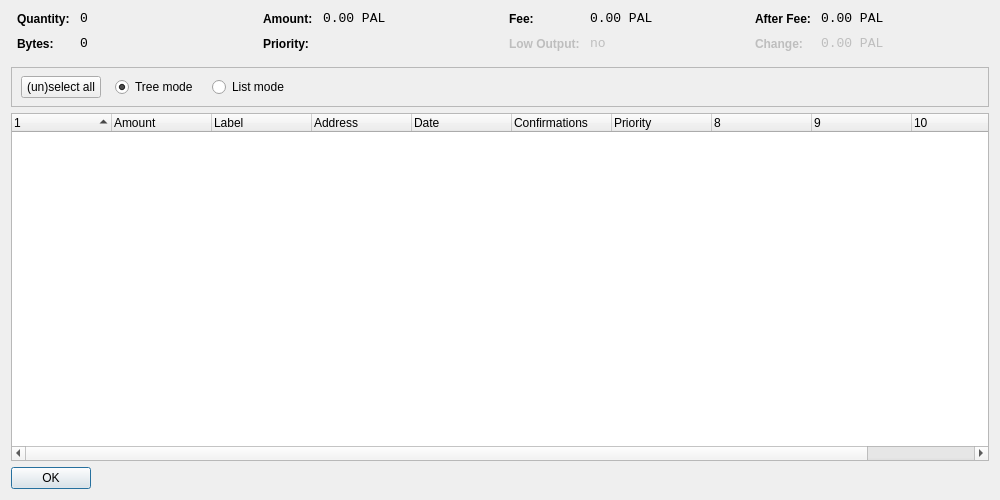
<?xml version="1.0" encoding="UTF-8"?>
<ui version="4.0">
 <class>CoinControlDialog</class>
 <widget class="QDialog" name="CoinControlDialog">
  <property name="geometry">
   <rect>
    <x>0</x>
    <y>0</y>
    <width>1000</width>
    <height>500</height>
   </rect>
  </property>
  <property name="windowTitle">
   <string>Coin Control</string>
  </property>
  <layout class="QVBoxLayout" name="verticalLayout">
   <item>
    <layout class="QHBoxLayout" name="horizontalLayoutTop" stretch="0,0,0,0">
     <property name="topMargin">
      <number>0</number>
     </property>
     <property name="bottomMargin">
      <number>10</number>
     </property>
     <item>
      <layout class="QFormLayout" name="formLayoutCoinControl1">
       <property name="horizontalSpacing">
        <number>10</number>
       </property>
       <property name="verticalSpacing">
        <number>10</number>
       </property>
       <property name="leftMargin">
        <number>6</number>
       </property>
       <property name="rightMargin">
        <number>6</number>
       </property>
       <item row="0" column="0">
        <widget class="QLabel" name="labelCoinControlQuantityText">
         <property name="styleSheet">
          <string notr="true">font-weight:bold;</string>
         </property>
         <property name="text">
          <string>Quantity:</string>
         </property>
        </widget>
       </item>
       <item row="0" column="1">
        <widget class="QLabel" name="labelCoinControlQuantity">
         <property name="font">
          <font>
           <family>Monospace</family>
           <pointsize>10</pointsize>
          </font>
         </property>
         <property name="cursor">
          <cursorShape>IBeamCursor</cursorShape>
         </property>
         <property name="contextMenuPolicy">
          <enum>Qt::ActionsContextMenu</enum>
         </property>
         <property name="text">
          <string notr="true">0</string>
         </property>
         <property name="textInteractionFlags">
          <set>Qt::LinksAccessibleByMouse|Qt::TextSelectableByKeyboard|Qt::TextSelectableByMouse</set>
         </property>
        </widget>
       </item>
       <item row="1" column="0">
        <widget class="QLabel" name="labelCoinControlBytesText">
         <property name="styleSheet">
          <string notr="true">font-weight:bold;</string>
         </property>
         <property name="text">
          <string>Bytes:</string>
         </property>
        </widget>
       </item>
       <item row="1" column="1">
        <widget class="QLabel" name="labelCoinControlBytes">
         <property name="font">
          <font>
           <family>Monospace</family>
           <pointsize>10</pointsize>
          </font>
         </property>
         <property name="cursor">
          <cursorShape>IBeamCursor</cursorShape>
         </property>
         <property name="contextMenuPolicy">
          <enum>Qt::ActionsContextMenu</enum>
         </property>
         <property name="text">
          <string notr="true">0</string>
         </property>
         <property name="textInteractionFlags">
          <set>Qt::LinksAccessibleByMouse|Qt::TextSelectableByKeyboard|Qt::TextSelectableByMouse</set>
         </property>
        </widget>
       </item>
      </layout>
     </item>
     <item>
      <layout class="QFormLayout" name="formLayoutCoinControl2">
       <property name="horizontalSpacing">
        <number>10</number>
       </property>
       <property name="verticalSpacing">
        <number>10</number>
       </property>
       <property name="leftMargin">
        <number>6</number>
       </property>
       <property name="rightMargin">
        <number>6</number>
       </property>
       <item row="0" column="0">
        <widget class="QLabel" name="labelCoinControlAmountText">
         <property name="styleSheet">
          <string notr="true">font-weight:bold;</string>
         </property>
         <property name="text">
          <string>Amount:</string>
         </property>
        </widget>
       </item>
       <item row="0" column="1">
        <widget class="QLabel" name="labelCoinControlAmount">
         <property name="font">
          <font>
           <family>Monospace</family>
           <pointsize>10</pointsize>
          </font>
         </property>
         <property name="cursor">
          <cursorShape>IBeamCursor</cursorShape>
         </property>
         <property name="contextMenuPolicy">
          <enum>Qt::ActionsContextMenu</enum>
         </property>
         <property name="text">
          <string notr="true">0.00 PAL</string>
         </property>
         <property name="textInteractionFlags">
          <set>Qt::LinksAccessibleByMouse|Qt::TextSelectableByKeyboard|Qt::TextSelectableByMouse</set>
         </property>
        </widget>
       </item>
       <item row="1" column="0">
        <widget class="QLabel" name="labelCoinControlPriorityText">
         <property name="styleSheet">
          <string notr="true">font-weight:bold;</string>
         </property>
         <property name="text">
          <string>Priority:</string>
         </property>
        </widget>
       </item>
       <item row="1" column="1">
        <widget class="QLabel" name="labelCoinControlPriority">
         <property name="font">
          <font>
           <family>Monospace</family>
           <pointsize>10</pointsize>
          </font>
         </property>
         <property name="cursor">
          <cursorShape>IBeamCursor</cursorShape>
         </property>
         <property name="contextMenuPolicy">
          <enum>Qt::ActionsContextMenu</enum>
         </property>
         <property name="text">
          <string/>
         </property>
         <property name="textInteractionFlags">
          <set>Qt::LinksAccessibleByMouse|Qt::TextSelectableByKeyboard|Qt::TextSelectableByMouse</set>
         </property>
        </widget>
       </item>
      </layout>
     </item>
     <item>
      <layout class="QFormLayout" name="formLayoutCoinControl3">
       <property name="horizontalSpacing">
        <number>10</number>
       </property>
       <property name="verticalSpacing">
        <number>10</number>
       </property>
       <property name="leftMargin">
        <number>6</number>
       </property>
       <property name="rightMargin">
        <number>6</number>
       </property>
       <item row="0" column="0">
        <widget class="QLabel" name="labelCoinControlFeeText">
         <property name="styleSheet">
          <string notr="true">font-weight:bold;</string>
         </property>
         <property name="text">
          <string>Fee:</string>
         </property>
        </widget>
       </item>
       <item row="0" column="1">
        <widget class="QLabel" name="labelCoinControlFee">
         <property name="font">
          <font>
           <family>Monospace</family>
           <pointsize>10</pointsize>
          </font>
         </property>
         <property name="cursor">
          <cursorShape>IBeamCursor</cursorShape>
         </property>
         <property name="contextMenuPolicy">
          <enum>Qt::ActionsContextMenu</enum>
         </property>
         <property name="text">
          <string notr="true">0.00 PAL</string>
         </property>
         <property name="textInteractionFlags">
          <set>Qt::LinksAccessibleByMouse|Qt::TextSelectableByKeyboard|Qt::TextSelectableByMouse</set>
         </property>
        </widget>
       </item>
       <item row="1" column="0">
        <widget class="QLabel" name="labelCoinControlLowOutputText">
         <property name="enabled">
          <bool>false</bool>
         </property>
         <property name="styleSheet">
          <string notr="true">font-weight:bold;</string>
         </property>
         <property name="text">
          <string>Low Output:</string>
         </property>
        </widget>
       </item>
       <item row="1" column="1">
        <widget class="QLabel" name="labelCoinControlLowOutput">
         <property name="enabled">
          <bool>false</bool>
         </property>
         <property name="font">
          <font>
           <family>Monospace</family>
           <pointsize>10</pointsize>
          </font>
         </property>
         <property name="cursor">
          <cursorShape>IBeamCursor</cursorShape>
         </property>
         <property name="contextMenuPolicy">
          <enum>Qt::ActionsContextMenu</enum>
         </property>
         <property name="text">
          <string notr="true">no</string>
         </property>
         <property name="textInteractionFlags">
          <set>Qt::LinksAccessibleByMouse|Qt::TextSelectableByKeyboard|Qt::TextSelectableByMouse</set>
         </property>
        </widget>
       </item>
      </layout>
     </item>
     <item>
      <layout class="QFormLayout" name="formLayoutCoinControl4">
       <property name="horizontalSpacing">
        <number>10</number>
       </property>
       <property name="verticalSpacing">
        <number>10</number>
       </property>
       <property name="leftMargin">
        <number>6</number>
       </property>
       <property name="rightMargin">
        <number>6</number>
       </property>
       <item row="0" column="0">
        <widget class="QLabel" name="labelCoinControlAfterFeeText">
         <property name="styleSheet">
          <string notr="true">font-weight:bold;</string>
         </property>
         <property name="text">
          <string>After Fee:</string>
         </property>
        </widget>
       </item>
       <item row="0" column="1">
        <widget class="QLabel" name="labelCoinControlAfterFee">
         <property name="font">
          <font>
           <family>Monospace</family>
           <pointsize>10</pointsize>
          </font>
         </property>
         <property name="cursor">
          <cursorShape>IBeamCursor</cursorShape>
         </property>
         <property name="contextMenuPolicy">
          <enum>Qt::ActionsContextMenu</enum>
         </property>
         <property name="text">
          <string notr="true">0.00 PAL</string>
         </property>
         <property name="textInteractionFlags">
          <set>Qt::LinksAccessibleByMouse|Qt::TextSelectableByKeyboard|Qt::TextSelectableByMouse</set>
         </property>
        </widget>
       </item>
       <item row="1" column="0">
        <widget class="QLabel" name="labelCoinControlChangeText">
         <property name="enabled">
          <bool>false</bool>
         </property>
         <property name="styleSheet">
          <string notr="true">font-weight:bold;</string>
         </property>
         <property name="text">
          <string>Change:</string>
         </property>
        </widget>
       </item>
       <item row="1" column="1">
        <widget class="QLabel" name="labelCoinControlChange">
         <property name="enabled">
          <bool>false</bool>
         </property>
         <property name="font">
          <font>
           <family>Monospace</family>
           <pointsize>10</pointsize>
          </font>
         </property>
         <property name="cursor">
          <cursorShape>IBeamCursor</cursorShape>
         </property>
         <property name="contextMenuPolicy">
          <enum>Qt::ActionsContextMenu</enum>
         </property>
         <property name="text">
          <string notr="true">0.00 PAL</string>
         </property>
         <property name="textInteractionFlags">
          <set>Qt::LinksAccessibleByMouse|Qt::TextSelectableByKeyboard|Qt::TextSelectableByMouse</set>
         </property>
        </widget>
       </item>
      </layout>
     </item>
    </layout>
   </item>
   <item>
    <widget class="QFrame" name="frame">
     <property name="minimumSize">
      <size>
       <width>0</width>
       <height>40</height>
      </size>
     </property>
     <property name="frameShape">
      <enum>QFrame::StyledPanel</enum>
     </property>
     <property name="frameShadow">
      <enum>QFrame::Sunken</enum>
     </property>
     <widget class="QWidget" name="horizontalLayoutWidget">
      <property name="geometry">
       <rect>
        <x>10</x>
        <y>0</y>
        <width>781</width>
        <height>41</height>
       </rect>
      </property>
      <layout class="QHBoxLayout" name="horizontalLayoutPanel" stretch="0,0,0,0,0">
       <property name="spacing">
        <number>14</number>
       </property>
       <item>
        <widget class="QPushButton" name="pushButtonSelectAll">
         <property name="sizePolicy">
          <sizepolicy hsizetype="Maximum" vsizetype="Fixed">
           <horstretch>0</horstretch>
           <verstretch>0</verstretch>
          </sizepolicy>
         </property>
         <property name="text">
          <string>(un)select all</string>
         </property>
        </widget>
       </item>
       <item>
        <widget class="QRadioButton" name="radioTreeMode">
         <property name="sizePolicy">
          <sizepolicy hsizetype="Maximum" vsizetype="Fixed">
           <horstretch>0</horstretch>
           <verstretch>0</verstretch>
          </sizepolicy>
         </property>
         <property name="text">
          <string>Tree mode</string>
         </property>
         <property name="checked">
          <bool>true</bool>
         </property>
        </widget>
       </item>
       <item>
        <widget class="QRadioButton" name="radioListMode">
         <property name="sizePolicy">
          <sizepolicy hsizetype="Maximum" vsizetype="Fixed">
           <horstretch>0</horstretch>
           <verstretch>0</verstretch>
          </sizepolicy>
         </property>
         <property name="text">
          <string>List mode</string>
         </property>
        </widget>
       </item>
       <item>
        <spacer name="horizontalSpacer">
         <property name="orientation">
          <enum>Qt::Horizontal</enum>
         </property>
         <property name="sizeHint" stdset="0">
          <size>
           <width>40</width>
           <height>20</height>
          </size>
         </property>
        </spacer>
       </item>
      </layout>
     </widget>
    </widget>
   </item>
   <item>
    <widget class="CoinControlTreeWidget" name="treeWidget">
     <property name="contextMenuPolicy">
      <enum>Qt::CustomContextMenu</enum>
     </property>
     <property name="sortingEnabled">
      <bool>false</bool>
     </property>
     <property name="columnCount">
      <number>11</number>
     </property>
     <attribute name="headerShowSortIndicator" stdset="0">
      <bool>true</bool>
     </attribute>
     <attribute name="headerStretchLastSection">
      <bool>false</bool>
     </attribute>
     <column>
      <property name="text">
       <string/>
      </property>
     </column>
     <column>
      <property name="text">
       <string>Amount</string>
      </property>
     </column>
     <column>
      <property name="text">
       <string>Label</string>
      </property>
     </column>
     <column>
      <property name="text">
       <string>Address</string>
      </property>
     </column>
     <column>
      <property name="text">
       <string>Date</string>
      </property>
     </column>
     <column>
      <property name="text">
       <string>Confirmations</string>
      </property>
      <property name="toolTip">
       <string>Confirmed</string>
      </property>
     </column>
     <column>
      <property name="text">
       <string>Priority</string>
      </property>
     </column>
     <column>
      <property name="text">
       <string/>
      </property>
     </column>
     <column>
      <property name="text">
       <string/>
      </property>
     </column>
     <column>
      <property name="text">
       <string/>
      </property>
     </column>
     <column>
      <property name="text">
       <string/>
      </property>
     </column>
    </widget>
   </item>
   <item>
    <widget class="QDialogButtonBox" name="buttonBox">
     <property name="sizePolicy">
      <sizepolicy hsizetype="Maximum" vsizetype="Fixed">
       <horstretch>0</horstretch>
       <verstretch>0</verstretch>
      </sizepolicy>
     </property>
     <property name="orientation">
      <enum>Qt::Horizontal</enum>
     </property>
     <property name="standardButtons">
      <set>QDialogButtonBox::Ok</set>
     </property>
    </widget>
   </item>
  </layout>
 </widget>
 <customwidgets>
  <customwidget>
   <class>CoinControlTreeWidget</class>
   <extends>QTreeWidget</extends>
   <header>coincontroltreewidget.h</header>
  </customwidget>
 </customwidgets>
 <resources/>
 <connections/>
</ui>
